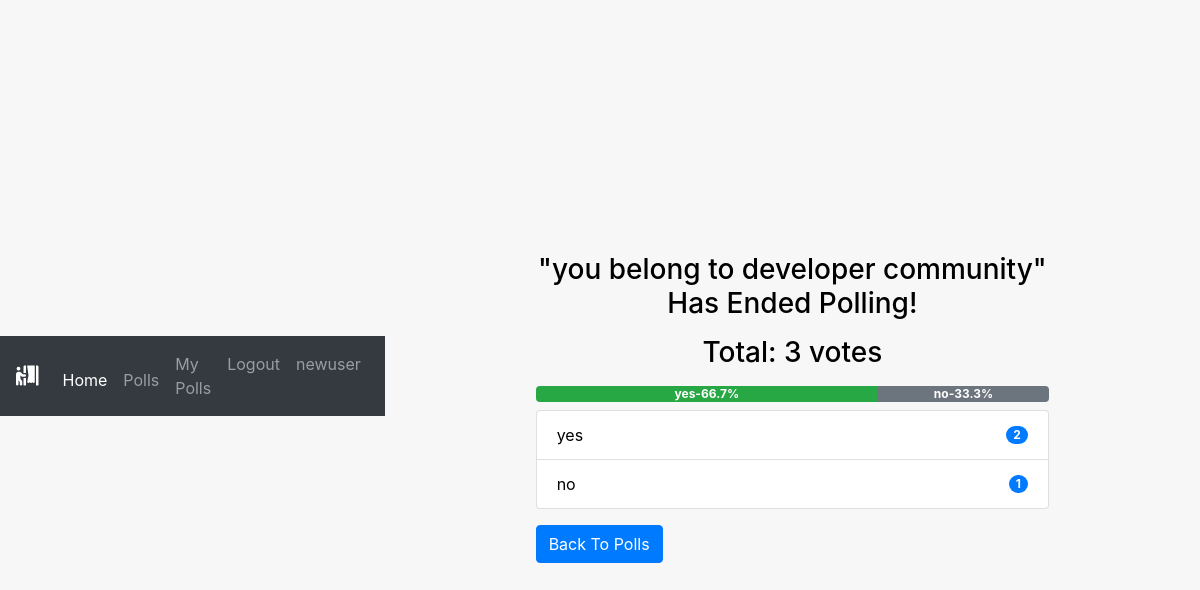
Screenshot of /pollapp/end/16/ (signed in) with the database file from the repository.
### pollapp/models.py (models this page shows, shortened)
class Poll(models.Model):
    owner = models.ForeignKey(User, on_delete=models.CASCADE)
    text = models.TextField()
    pub_date = models.DateTimeField(default=timezone.now)
    active = models.BooleanField(default=True)
    created_at = models.DateTimeField(auto_now_add=True)
    @property
    def get_vote_count(self):
        return self.vote_set.count()
    def get_result_dict(self):
        res = []
        for choice in self.choice_set.all():
            d = {}
            alert_class = ['primary', 'secondary', 'success',
                           'danger', 'dark', 'warning', 'info']
            d['alert_class'] = secrets.choice(alert_class)
            d['text'] = choice.choice_text
            d['num_votes'] = choice.get_vote_count
            if not self.get_vote_count:
                d['percentage'] = 0
            else:
                d['percentage'] = (choice.get_vote_count /
                                   self.get_vote_count)*100
            res.append(d)
        return res

class Choice(models.Model):
    poll = models.ForeignKey(Poll, on_delete=models.CASCADE)
    choice_text = models.CharField(max_length=255)
    created_at = models.DateTimeField(auto_now_add=True)
    updated_at = models.DateTimeField(auto_now=True)
    @property
    def get_vote_count(self):
        return self.vote_set.count()

### pollapp/views.py (the view)
# urls.py: path('end/<int:poll_id>/', views.end_poll, name='end_poll'),
@login_required
def end_poll(request, poll_id):
    poll = get_object_or_404(Poll, pk=poll_id)
    if request.user != poll.owner:
        return redirect('home')
    if poll.active is True:
        poll.active = False
        poll.save()
        return render(request, 'polls/poll_result.html', {'poll': poll})
    else:
        return render(request, 'polls/poll_result.html', {'poll': poll})

### pollapp/templates/polls/poll_result.html
{% extends 'base.html' %}
{% block content %}
<div class="container">
    {% if messages %}
    <div class="messages">
        {% for message in messages %}
        <div {% if message.tags %} class="{{ message.tags }}" {% endif %}>{{ message }}
            <button type="button" class="close" data-dismiss="alert" aria-label="Close">
                <span aria-hidden="true">&times;</span>
            </button>
        </div>
        {% endfor %}
    </div>
    {% else %}
    <div class="row">
        <div class="col-md-8 offset-sm-2">
            {% if poll.active %}
            <h3 class="mt-3 mb-3 text-center">Result for: {{ poll.text }}</h3>
            {% else %}
            <h3 class="mt-3 mb-3 text-center">"{{ poll.text }}" Has Ended Polling!</h3>
            {% endif %}
            <h3 class="mb-2 text-center">Total: {{ poll.get_vote_count }} votes</h3>
            <div class="progress mt-3 mb-2">
                {% for choice in poll.get_result_dict %}
                <div class="progress-bar bg-{{ choice.alert_class }}" role="progressbar" style="width: {{ choice.percentage }}%;"
                    aria-valuenow="30" aria-valuemin="0" aria-valuemax="100"><b>
                        {{choice.text|truncatewords:2}}-{{choice.percentage|floatformat}}%</b>
                </div>
                {% endfor %}
            </div>
            <ul class="list-group">
                {% for choice in poll.choice_set.all %}
                <li class="list-group-item d-flex justify-content-between align-items-center">
                    {{ choice.choice_text }}
                    <span class="badge badge-primary badge-pill">{{ choice.get_vote_count }}</span>
                </li>
                {% endfor %}
            </ul>
            {% endif %}
            <a class="btn btn-primary mt-3" href="{% url 'pollapp:list' %}" role="button">Back To Polls</a>
        </div>
    </div>
</div>
{% endblock content %}

### static/css/home_style.css (style rules this page uses)
html, body { height: 100%; margin: 0; padding: 0; color: black; }
html { background-image: url('C:\Users\KARTIK\OneDrive\Desktop\pollbooth\polls\static\img\background.jpg'); background-size: cover; }
body { background: hsl(220deg, 10%, 97%); margin: 0; padding: 0; display: flex; align-items: center; justify-content: center; }

### rows the page displays
Poll: text "you belong to developer community", get_vote_count "3"
Choice: text "yes", choice_text "yes", get_vote_count "2"
Choice: text "no", choice_text "no", get_vote_count "1"

### other values shown
{{ choice.percentage|floatformat }} "66.7" "33.3"
